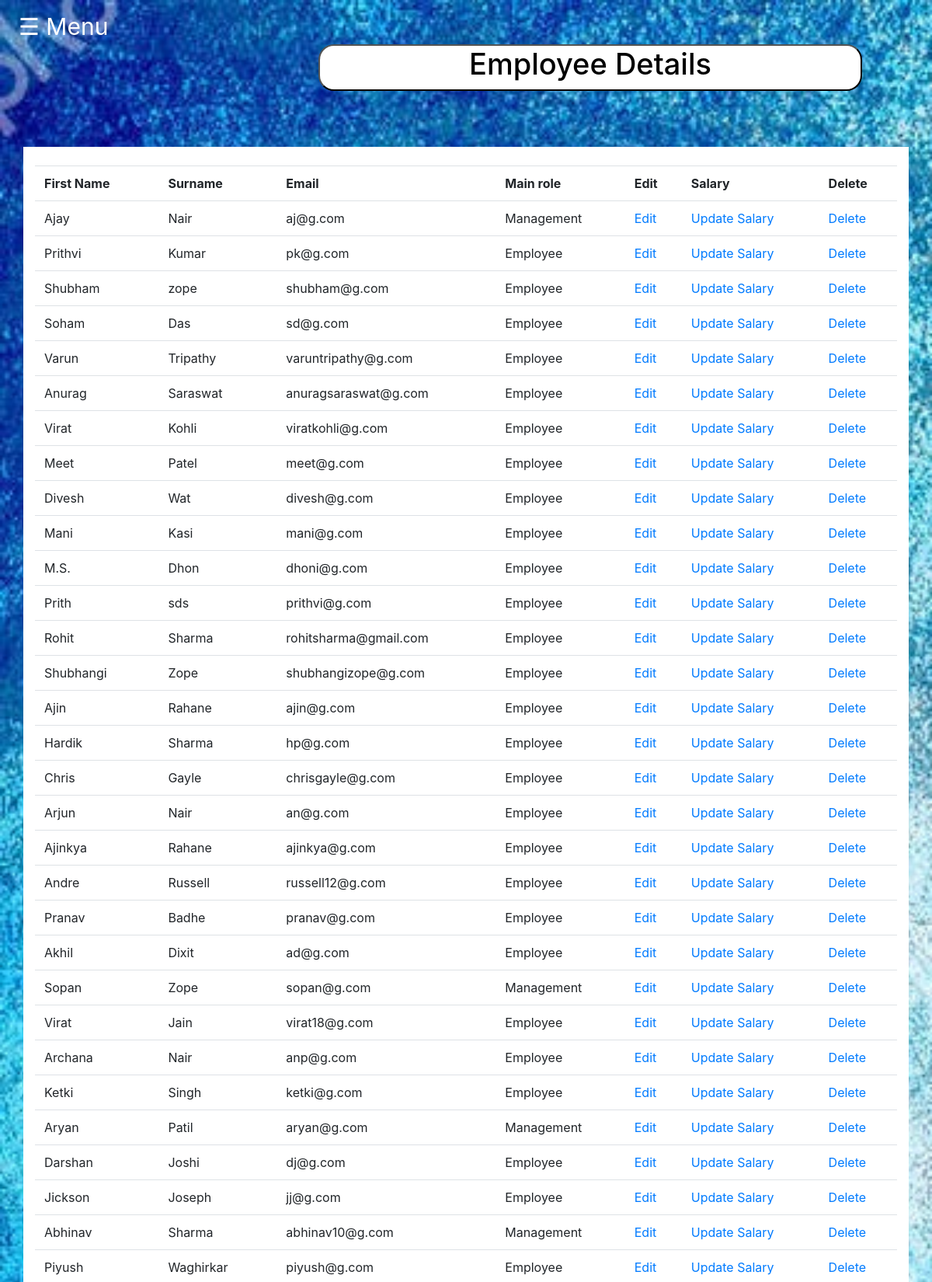
Screenshot of /viewemploy.php (signed in, upper part) with the database file from the repository.
### tables this page shows
CREATE TABLE `addemploy` (
  `Employ_ID` int(11) NOT NULL,
  `fname` varchar(45) DEFAULT NULL,
  `mname` varchar(45) DEFAULT NULL,
  `lname` varchar(45) DEFAULT NULL,
  `qualify` varchar(45) DEFAULT NULL,
  `blood` varchar(45) DEFAULT NULL,
  `email` varchar(45) DEFAULT NULL,
  `phone` varchar(20) DEFAULT NULL,
  `exp` varchar(45) DEFAULT NULL,
  `department` varchar(45) DEFAULT NULL,
  `designation` varchar(45) DEFAULT NULL,
  `addr` varchar(45) DEFAULT NULL,
  `Password` varchar(45) NOT NULL,
  `MainRole` varchar(45) NOT NULL,
  `jd` varchar(20) DEFAULT NULL
);

### viewemploy.php (the view, shortened to what this page needs)
<?php
include('bootstrap.php') ;
 include('configall.php');
 ?>
<!DOCTYPE html>
<html lang="en" dir="ltr">
  <head>
    <link rel="stylesheet" href="viewemploy.css?v=<?php echo time(); ?>">
    <link rel="stylesheet" href="https://maxcdn.bootstrapcdn.com/bootstrap/4.5.2/css/bootstrap.min.css">
  </head>
  <body>
  <div class="side">
       <span style="font-size:30px;cursor:pointer" onclick="openNav()">&#9776; Menu</span>
  </div>
  <div class="heading">
    <button class="head" style="background-color: white; border-radius: 20px; margin-left: 410px; width: 700px;"><center><h2>Employee Details</h2></center>
  </div>
  <br><br><br>
  <div class="container">
  <?php  echo('<table class="table table-hover">'."\n");
  echo "<tr><td>";
  echo("<b>First Name</b>");
  echo("</td><td>");
  echo("<b>Surname</b>");
  echo("</td><td>");
  echo("<b>Email</b>");
  echo("</td><td>");
  echo("<b>Main role</b>");
  echo("</td><td>");
  echo('<b>Edit</b>');
  echo("</td><td>");
  echo('<b>Salary</b>');
  echo("</td><td>");
  echo('<b>Delete</b>');
  echo("</td></tr>\n");
$stmt = $pdo->query("SELECT fname,lname, email, Employ_ID,MainRole FROM addemploy");
while ( $row = $stmt->fetch(PDO::FETCH_ASSOC) ) {
    echo "<tr><td>";
    echo(htmlentities($row['fname']));
    echo("</td><td>");
    echo(htmlentities($row['lname']));
    echo("</td><td>");
    echo(htmlentities($row['email']));
    echo("</td><td>");
    echo(htmlentities($row['MainRole']));
    echo("</td><td>");
    echo('<a href="edit.php?Employ_ID='.$row['Employ_ID'].'">Edit</a>  ');
    echo("</td><td>");
    echo('<a href="salary.php?Employ_ID='.$row['Employ_ID'].'">Update Salary</a>  ');
    echo("</td><td>");
    echo('<a href="empdeletetest.php?Employ_ID='.$row['Employ_ID'].'">Delete</a>');
    echo("</td></tr>\n");
}
?>
</table>
  </div>
  </body>
</html>

### viewemploy.css (style rules this page uses)
body { background: url(bgImage7.jpg); margin:0; padding:0; background-size: cover; font-family: Arial; }
.heading h2 { font-size: 38px; color: black; }
body { font-family: 'Montserrat', sans-serif; font-weight: bold; }
.container { height: auto; padding: 2%; background-color: white; }
span { color: white; }
.side { margin-left: 2%; margin-top: 1%; color: black; }

### rows the page displays
addemploy: fname "Ajay", lname "Nair", email "aj@g.com", MainRole "Management"
addemploy: fname "Prithvi", lname "Kumar", email "pk@g.com", MainRole "Employee"
addemploy: fname "Shubham", lname "zope", email "shubham@g.com", MainRole "Employee"
addemploy: fname "Soham", lname "Das", email "sd@g.com", MainRole "Employee"
addemploy: fname "Varun", lname "Tripathy", email "varuntripathy@g.com", MainRole "Employee"
addemploy: fname "Anurag", lname "Saraswat", email "anuragsaraswat@g.com", MainRole "Employee"
addemploy: fname "Virat", lname "Kohli", email "viratkohli@g.com", MainRole "Employee"
addemploy: fname "Meet", lname "Patel", email "meet@g.com", MainRole "Employee"
addemploy: fname "Divesh", lname "Wat", email "divesh@g.com", MainRole "Employee"
addemploy: fname "Mani", lname "Kasi", email "mani@g.com", MainRole "Employee"
addemploy: fname "M.S.", lname "Dhon", email "dhoni@g.com", MainRole "Employee"
addemploy: fname "Prith", lname "sds", email "prithvi@g.com", MainRole "Employee"
addemploy: fname "Rohit", lname "Sharma", email "rohitsharma@gmail.com", MainRole "Employee"
addemploy: fname "Shubhangi", lname "Zope", email "shubhangizope@g.com", MainRole "Employee"
addemploy: fname "Ajin", lname "Rahane", email "ajin@g.com", MainRole "Employee"
addemploy: fname "Hardik", lname "Sharma", email "hp@g.com", MainRole "Employee"
addemploy: fname "Chris", lname "Gayle", email "chrisgayle@g.com", MainRole "Employee"
addemploy: fname "Arjun", lname "Nair", email "an@g.com", MainRole "Employee"
addemploy: fname "Ajinkya", lname "Rahane", email "ajinkya@g.com", MainRole "Employee"
addemploy: fname "Andre", lname "Russell", email "russell12@g.com", MainRole "Employee"
addemploy: fname "Pranav", lname "Badhe", email "pranav@g.com", MainRole "Employee"
addemploy: fname "Akhil", lname "Dixit", email "ad@g.com", MainRole "Employee"
addemploy: fname "Sopan", lname "Zope", email "sopan@g.com", MainRole "Management"
addemploy: fname "Virat", lname "Jain", email "virat18@g.com", MainRole "Employee"
addemploy: fname "Archana", lname "Nair", email "anp@g.com", MainRole "Employee"
addemploy: fname "Ketki", lname "Singh", email "ketki@g.com", MainRole "Employee"
addemploy: fname "Aryan", lname "Patil", email "aryan@g.com", MainRole "Management"
addemploy: fname "Darshan", lname "Joshi", email "dj@g.com", MainRole "Employee"
addemploy: fname "Jickson", lname "Joseph", email "jj@g.com", MainRole "Employee"
addemploy: fname "Abhinav", lname "Sharma", email "abhinav10@g.com", MainRole "Management"
addemploy: fname "Piyush", lname "Waghirkar", email "piyush@g.com", MainRole "Employee"
